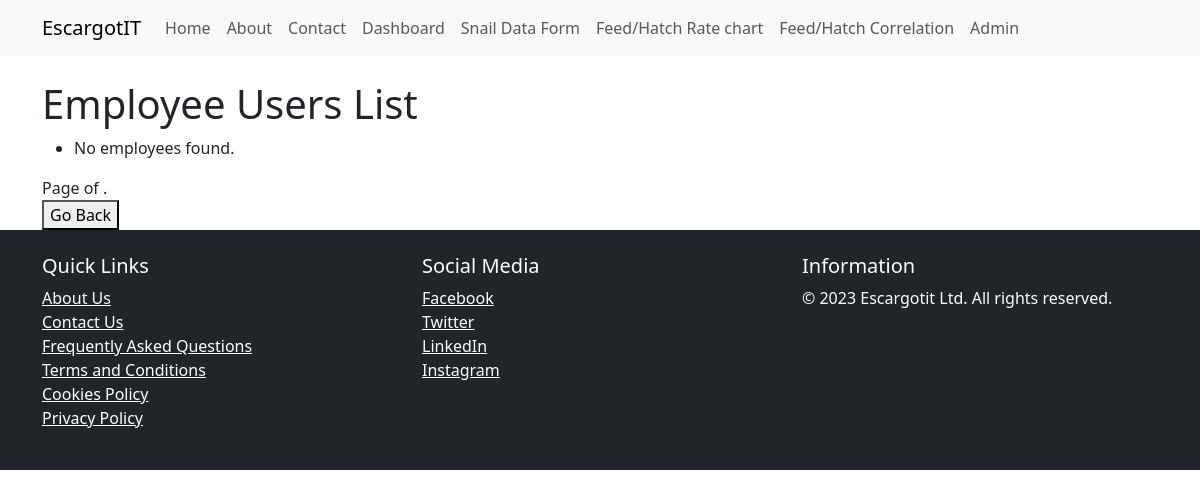
The app's page /employees/, older data.
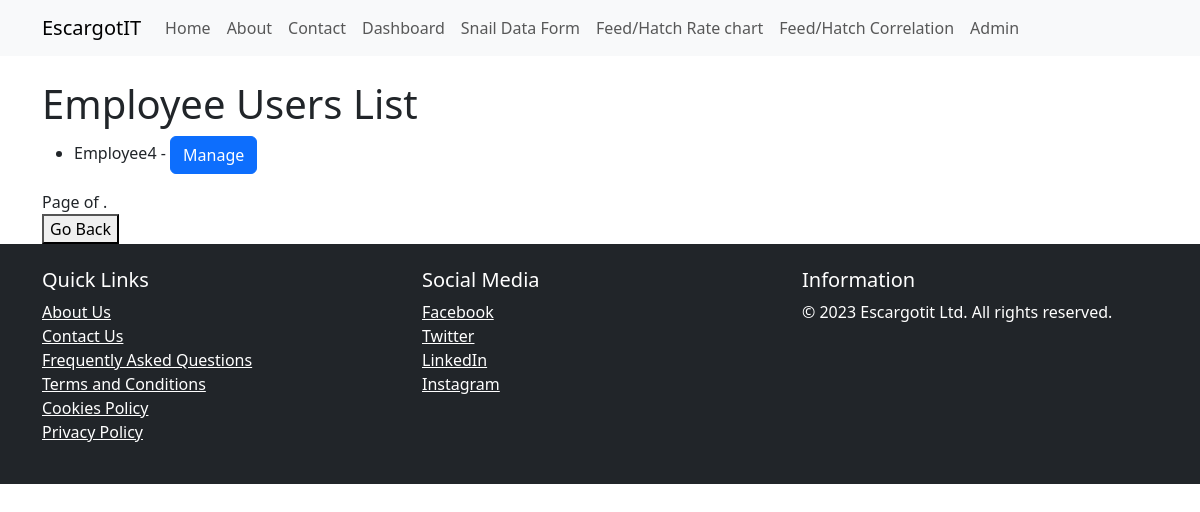
The same page, newer data.
### core/models.py (models this page shows, shortened)
class EmployeeUser(models.Model):
    user = models.OneToOneField(User, on_delete=models.CASCADE)
    can_create_snailbed = models.BooleanField(default=False)

### core/views.py (the view)
# urls.py: path('employees/', EmployeeUserListView.as_view(), name='employees'),
class EmployeeUserListView(ListView):
    model = EmployeeUser
    template_name = 'employee_user_list.html'  # Create this template
    context_object_name = 'employees'  # Context variable name for the list of employees
    ordering = ['user__username']  # Define your desired ordering
    paginate_by = 10  # Set the number of items per page (adjust as needed)

### templates/employee_user_list.html (shortened to what this page needs)
{% extends "base/base.html" %}
{% block content %}
    <h1>Employee Users List</h1>
    <ul>
        {% for employee in employees %}
            <li>
                {{ employee.user.username }} - {{ employee.user.email }}
                <a href="{% url 'manage_employee' employee.id %}" class="btn btn-primary">Manage</a>
            </li>
        {% empty %}
            <li>No employees found.</li>
        {% endfor %}
    </ul>
    <div class="pagination">
        <span class="step-links">
            <span class="current-page">
                Page {{ employees.number }} of {{ employees.paginator.num_pages }}.
            </span>
        </span>
    </div>
    <div class="button-container">
        <button onclick="history.back()">Go Back</button>
    </div>
{% endblock %}

Row changes from the older to the newer data that the page shows:
added EmployeeUser: user.username "Employee4"
Text that changed along with them:
text no longer shown: "No employees found."
